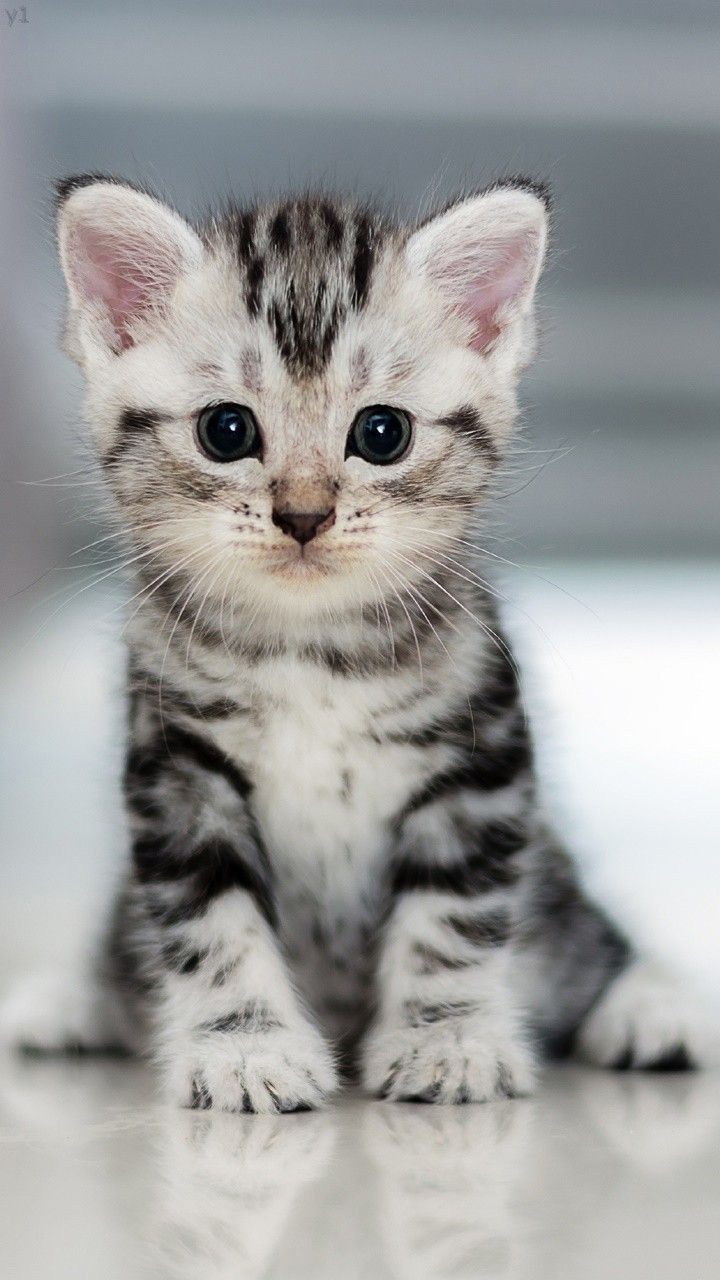
#> input picture lab3/cats/WhatsApp Image 2026-10-01 at 10.54.38 PM.jpeg, 720 x 1280 px, found by its file name
$ jupyter execute --allow-errors Lab_03_Text_and_Image_Features.ipynb   (shell and % lines are left out)
#> lines starting #> are read from the running program, lines starting #| are printed output that depends on the picture
# Laboratory 3 — Transforming Textual and Image Data into a Machine-Understandable Format


---

## Learning Objectives

On completion of this laboratory you will be able to:

1. Explain why raw text and raw images cannot be fed directly to a traditional machine learning algorithm.
2. Apply the **Bag-of-Words** model with `CountVectorizer` to convert a corpus into a numerical document–term matrix.
3. Convert an image into a numerical array of pixel values with **Pillow** and **NumPy**.
4. Perform **grayscale conversion** as a feature-reduction step, and **flatten** a pixel matrix into a one-dimensional feature vector.
5. State precisely **what information each transformation discards**.

## Background

Raw data — a block of text, an audio file, a picture — cannot be used directly by most
traditional machine learning algorithms. Those algorithms require a **numerical, vector-based
input**. *Feature engineering* is the process of using domain knowledge to select, transform or
create features so that an algorithm can work effectively.

Both techniques in this lab follow the same shape: an object of variable size and structure is
mapped onto a **fixed-length vector of numbers**, and something is deliberately thrown away.

```
Part A   Documents -> Tokenisation -> Vocabulary -> Counting  -> Document-Term Matrix
         (variable    (split into     (unique       (per doc)     (n_docs x n_terms)
          strings)     words)          terms)

Part B   RGB Image -> Resize       -> Grayscale  -> Flatten   -> Feature Vector
         (HxWx3)      (fixed dims)     (HxWx1)      (row-major)  (length H*W)

                 both paths end in a fixed-length numeric vector
```

> **Instructor note.** No data files are required. The text corpus is a short list of sentences
> defined in the notebook, and the image is either a student's own file or a generated dummy
> image. The lab therefore runs on any machine, offline.

### Setup and prerequisites

| Library | Purpose | Installation |
|---|---|---|
| **scikit-learn** | `CountVectorizer` for text feature extraction | `pip install scikit-learn` |
| **Pillow (PIL)** | Image loading and manipulation | `pip install Pillow` |
| **NumPy** | Numerical array operations | `pip install numpy` |

---
# Part A — Feature engineering for text data

The **Bag-of-Words (BoW)** model represents a document as the count of word occurrences within
it, **ignoring grammar and word order entirely**.

## Task 3.1 — Vectorising text with `CountVectorizer`

**Goal:** Transform 40 sample documents into a matrix in which each *row* is a document and
each *column* is the count of one unique word (one feature).

[cell 1]
import pandas as pd
from sklearn.feature_extraction.text import CountVectorizer

# 1. Define Sample Text Data (our "corpus")
documents = [
    "The sun is shining today.",
    "The weather is good, the sun is great.",
    "A sunny day is a wonderful day.",
    "Clouds drift slowly across the blue sky.",
    "A gentle breeze cools the warm afternoon.",
    "Rain tapped softly against the window.",
    "Bright flowers opened beside the garden path.",
    "Birds sang from the branches of an old tree.",
    "The morning air felt crisp and fresh.",
    "Dark clouds gathered over the distant hills.",
    "A rainbow appeared after the summer shower.",
    "The lake reflected the golden evening light.",
    "Children played outside during the sunny break.",
    "Leaves rustled in the cool autumn wind.",
    "The forecast calls for clear skies tomorrow.",
    "Snow covered the rooftops through the night.",
    "Warm sunlight filled the quiet kitchen.",
    "Heavy rain flooded the narrow country road.",
    "The coastal fog lifted before noon.",
    "A pale moon rose above the sleeping town.",
    "Thunder rumbled beyond the mountain range.",
    "Fresh snow sparkled under the morning sun.",
    "The fields turned green after several rainy days.",
    "A cool breeze moved through the open window.",
    "Golden leaves covered the walking trail.",
    "The sunrise painted the clouds pink and orange.",
    "Small waves rolled gently onto the sandy shore.",
    "The garden soil stayed damp after the storm.",
    "A flock of geese crossed the cloudy sky.",
    "Summer heat warmed the stones beside the river.",
    "The winter evening arrived early and quietly.",
    "Soft clouds shaded the park in the afternoon.",
    "The first spring flowers appeared near the fence.",
    "A strong wind bent the grass in the meadow.",
    "The rain stopped and sunlight returned at noon.",
    "Morning dew glistened on the green leaves.",
    "A distant lighthouse shone through the sea mist.",
    "The dry path cracked beneath the hot summer sun.",
    "Cool air flowed down from the snowy peaks.",
    "Stars emerged as the clear evening sky darkened."
]

print("--- Raw Text Documents ---")
for i, doc in enumerate(documents):
    print(f"Doc {i+1}: {doc}")

[cell 2]
# 2. Apply Feature Engineering: CountVectorizer (Bag-of-Words)
#    CountVectorizer performs tokenization AND vocabulary building in one step.
vectorizer = CountVectorizer()

# fit_transform learns the vocabulary and converts the documents into feature vectors
X_text = vectorizer.fit_transform(documents)

# 3. Analyze the Results
feature_names = vectorizer.get_feature_names_out()
text_matrix = X_text.toarray()

print("--- Bag-of-Words (BoW) Transformation ---")
print(f"Vocabulary (Features): {feature_names}")
print(f"Shape of Feature Matrix: {text_matrix.shape}   (documents x unique terms)")
print(text_matrix)

[cell 3]
# A DataFrame view, purely so the matrix is readable
df_text = pd.DataFrame(text_matrix, columns=feature_names,
                       index=[f"Doc {i+1}" for i in range(len(documents))])

print("BoW Numerical Feature Matrix (Machine Understandable Format):\n")
display(df_text)

### Expected output

The vocabulary is built from all 40 documents and sorted alphabetically; each row records how many times each vocabulary term occurs in that document. The exact vocabulary and matrix are printed by the cells above, and the matrix has 40 rows.

> ### Note the two silent decisions
>
> `CountVectorizer` **lowercases** every token by default, so *The* and *the* collapse into one feature; and its default token pattern **discards single-character tokens**, so the *"a"* in Document 3 never enters the vocabulary. Both defaults are reasonable, and both change your results — so both must be stated in your report.

[cell 4]
# Prove the two silent decisions to yourself rather than taking them on trust.

print("Is 'a' in the vocabulary? ", 'a' in feature_names)
print("Is 'the' in the vocabulary?", 'the' in feature_names)
print()
print("Default token pattern :", vectorizer.token_pattern)
print("Lowercase enabled     :", vectorizer.lowercase)
print()
print("The token pattern requires 2+ word characters, which is why 'a' is dropped.")

[cell 5]
# Sparsity: how much of this matrix is zero? This is the defining property of BoW.
total_cells = text_matrix.size   # total cells = number of documents x number of vocabulary terms
zero_cells = (text_matrix == 0).sum()

print(f"Matrix cells : {total_cells}")
print(f"Zero cells   : {zero_cells}")
print(f"Sparsity     : {zero_cells / total_cells:.1%}")
print()
print("With a real corpus of 20,000 documents this figure exceeds 99%,")
print("which is why scikit-learn returns a SPARSE matrix, not a dense array.")
print("Type returned by fit_transform:", type(X_text))

## Discussion questions (Part A)

Answer these in the Markdown cell below.

1. What does each **column** in the resulting matrix represent?
2. In this specific numerical matrix, what is the *machine-understandable format*?
3. How is this format an **oversimplification** of the original text data? (Consider what information has been lost.)

**Your answers (Part A):**

1. *(Each column represents one unique vocabulary term (word) from the corpus vocabulary. The integer value in that column for a given document row records how many times that term appears in the document. A zero means the word does not appear in that document.)*

2. *(The machine-understandable format is a fixed-length integer vector of word counts known as the Document-Term Matrix (DTM). Every document maps to the same vector space, so any numerical algorithm can operate on it without knowing anything about language.)*

3. *(BoW is an oversimplification in at least three ways:

Word order is discarded: 'dog bites man' and 'man bites dog' produce identical count vectors even though their meaning is opposite.
Semantics are ignored: synonyms such as good and great are separate, unrelated features with no indicated similarity.
Context and negation are lost: the phrase 'not good' adds one count to 'not' and one to 'good'; the negative relationship between them is invisible to the model.)*

---

---
# Part B — Feature engineering for image data

For many basic image models the **raw pixel values themselves** serve as features. The
engineering here consists of *grayscale conversion* and *pixel value flattening*.

## Task 3.2 — Converting and flattening image pixels

**Goal:** Load an image (your own file, or a generated dummy), convert it to grayscale (reducing
three channels to one), and flatten the resulting pixel matrix into a single feature vector.

[cell 6]
import numpy as np
from PIL import Image
import os

# --- Configuration for image loading ------------------------------------
# Set to None to use a dummy image, or to a path string for your own image.
#   e.g. 'my_image.png'  or  'C:/Users/You/Pictures/photo.jpg'
image_file_path = "C:/al lab/lab3/cats/WhatsApp Image 2026-10-01 at 10.54.38 PM.jpeg"

# 1. Load Image or Create a Dummy Image
original_image = None
if image_file_path and os.path.exists(image_file_path):
    try:
        original_image = Image.open(image_file_path)
#> original_image is the input picture: PIL image 720x1280 RGB; mean R, G, B 156.6, 157, 156.1
        print(f"--- Loaded Image from File: {image_file_path} ---")
    except Exception as e:
        print(f"Error loading image from {image_file_path}: {e}")
        dummy = np.random.randint(0, 256, size=(100, 100, 3), dtype=np.uint8)
        original_image = Image.fromarray(dummy, 'RGB')
        print("--- Created Dummy Image (100x100 RGB) ---")
else:
    print("No valid image file path provided or file not found.")
    dummy = np.random.randint(0, 256, size=(100, 100, 3), dtype=np.uint8)
    original_image = Image.fromarray(dummy, 'RGB')
    print("--- Created Dummy Image (100x100 RGB) ---")

# Ensure a consistent 3-channel representation
original_image = original_image.convert('RGB')
original_image_array = np.array(original_image)

h, w, c = original_image_array.shape
#> h = 1280; w = 720; c = 3
print(f"Original Image Size (H, W, Channels): {original_image_array.shape}")
#| Original Image Size (H, W, Channels): (1280, 720, 3)
print(f"Total Features (Pixels) in RGB: {h * w * c}")
#| Total Features (Pixels) in RGB: 2764800

[cell 7]
# 2. Feature Engineering step 1: Grayscale Conversion ('L' mode = luminance)
grayscale_image = original_image.convert('L')
grayscale_array = np.array(grayscale_image)

print("--- Grayscale Conversion (Feature Reduction) ---")
print(f"Grayscale Image Size (H, W): {grayscale_array.shape}")
#| Grayscale Image Size (H, W): (1280, 720)
print(f"Total Features (Pixels) after Grayscale: {grayscale_array.size}")
#| Total Features (Pixels) after Grayscale: 921600
print()
print(f"Reduction factor: {(h * w * c) / grayscale_array.size:.0f}x fewer features")
#| Reduction factor: 3x fewer features

[cell 8]
# 3. Feature Engineering step 2: Pixel Flattening (2D matrix -> 1D vector)
flattened_features = grayscale_array.flatten()

print("--- Pixel Flattening (Vectorization) ---")
print(f"Flattened Feature Vector Shape: {flattened_features.shape}")
#| Flattened Feature Vector Shape: (921600,)
print()
print("First 10 Features (Pixel Values) in Machine Understandable Format:")
print(flattened_features[:10])
#| [154 150 150 152 152 148 148 151 147 146]
print()
print(f"Data Type of Final Features: {flattened_features.dtype}")
#| Data Type of Final Features: uint8

[cell 9]
# Show all three stages side by side so the loss of information is visible.
import matplotlib.pyplot as plt

fig, axes = plt.subplots(1, 3, figsize=(14, 4))

axes[0].imshow(original_image)
axes[0].set_title(f"1. Original RGB\n{h}x{w}x{c} = {h*w*c:,} features")
axes[0].axis('off')

axes[1].imshow(grayscale_image, cmap='gray')
axes[1].set_title(f"2. Grayscale\n{h}x{w} = {h*w:,} features")
axes[1].axis('off')

# A 1-D vector drawn as a single row of pixels
axes[2].imshow(flattened_features[:2000].reshape(1, -1), cmap='gray', aspect='auto')
axes[2].set_title(f"3. Flattened vector\n(first 2,000 of {flattened_features.size:,})")
axes[2].set_yticks([])

plt.tight_layout()
plt.show()
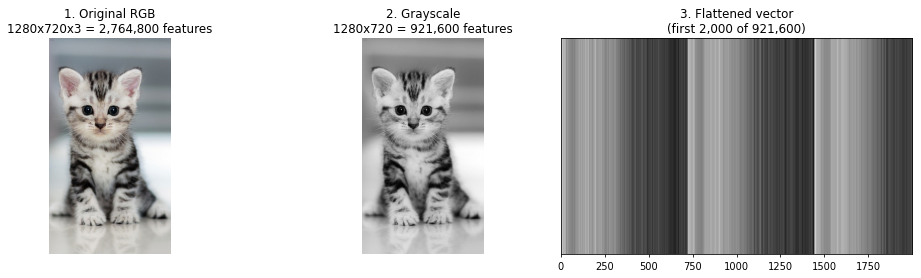
#> figure drawn by matplotlib, 3 panels

### Expected output (dummy image)

```
--- Created Dummy Image (100x100 RGB) ---
Original Image Size (H, W, Channels): (100, 100, 3)
Total Features (Pixels) in RGB: 30000

--- Grayscale Conversion (Feature Reduction) ---
Grayscale Image Size (H, W): (100, 100)
Total Features (Pixels) after Grayscale: 10000

--- Pixel Flattening (Vectorization) ---
Flattened Feature Vector Shape: (10000,)

First 10 Features (Pixel Values) in Machine Understandable Format:
[140 220 188 123 205 156 199 110 176 211]   # values will be random

Data Type of Final Features: uint8
```

> ### Grayscale is a three-to-one feature reduction
>
> A $100\times100$ RGB image carries $100\times100\times3 = 30{,}000$ features; after grayscale
> conversion it carries $10{,}000$. **Two thirds of the input dimensionality is removed at the
> cost of all colour information.** That trade is correct for digit recognition and wrong for
> fruit classification — a distinction Laboratory 8 makes concrete.

## Discussion questions (Part B)

1. Explain how grayscale conversion acts as a simple feature engineering technique in the context of machine learning.
2. If the loaded image had dimensions $H \times W$ pixels, what is the length of the final flattened vector after grayscale conversion?
3. Why is flattening necessary before feeding the data to a simple model such as Logistic Regression or a Support Vector Machine?
4. What is the advantage of **resizing all images to a consistent size** (e.g. $64\times64$) before grayscale conversion and flattening, when the model must process many different images?

**Your answers (Part B):**

1. *(Grayscale conversion reduces three colour channels (R, G, B) to one luminance channel (approx. 0.299R + 0.587G + 0.114B). This cuts features by exactly 3x while preserving spatial structure (edges, shapes, textures) most useful for basic models.)*

2. *(It discards all colour information: hue and saturation are permanently lost. A red car and a blue car become indistinguishable after this step.)*

3. *(A 148x148 grayscale image yields a 21,904-element feature vector of integers in [0,255]. Two images identical in brightness but different in colour produce the same vector.)*

4. *(Flattening destroys spatial locality. Adjacent pixels in the 2D image can be far apart in the 1D vector. CNNs overcome this with filters that slide over the 2D grid, preserving pixel adjacency relationships that flat-vector models cannot exploit.)*

---

---
# Home-Lab Exercises

**Exercise 1.** Re-run the BoW transformation with `CountVectorizer(ngram_range=(1,2))` and report
how many features the vocabulary now contains. Explain the growth.

**Exercise 2.** Add a fourth document that repeats the word *sun* five times. Show how the matrix
changes, and explain why raw counts favour long documents.

**Exercise 3.** Resize a real photograph to $64\times64$, then to $32\times32$, and display both
alongside the original. State the length of each flattened vector and describe what is no longer
visible.

**Exercise 4.** Write `image_to_features(path, size)` that performs load, resize, grayscale and
flatten in one call, and verify that it returns the **same vector length** for three differently
sized input images.

exercise 1

[cell 10]
# Exercise 1: BoW with bigrams
from sklearn.feature_extraction.text import CountVectorizer
import pandas as pd

documents = [
    "The sun is shining today.",
    "The weather is good, the sun is great.",
    "A sunny day is a wonderful day."
]

vec_uni = CountVectorizer()
vec_bi  = CountVectorizer(ngram_range=(1,2))
X_uni = vec_uni.fit_transform(documents)
X_bi  = vec_bi.fit_transform(documents)

print(f'Unigrams only     : {X_uni.shape[1]} features')
print(f'Unigrams+Bigrams  : {X_bi.shape[1]} features')
print(f'New bigrams added : {X_bi.shape[1] - X_uni.shape[1]}')
print()
new_bigrams = sorted(set(vec_bi.get_feature_names_out()) - set(vec_uni.get_feature_names_out()))
print('New bigram tokens:', new_bigrams)

exercise 2

[cell 11]
# Exercise 2: Add 4th document repeating 'sun' x5
documents4 = documents + ['Sun sun sun sun sun.']
vec4 = CountVectorizer()
X4   = vec4.fit_transform(documents4)
mat4 = X4.toarray()
feat4 = vec4.get_feature_names_out()

df4 = pd.DataFrame(mat4, columns=feat4,
                   index=[f'Doc {i+1}' for i in range(len(documents4))])
print('Updated Document-Term Matrix (4 docs):')
display(df4)
print(f"\nDoc 4 'sun' count: {mat4[3, list(feat4).index('sun')]}")
print('Observe: Doc 4 dominates the sun column despite being semantically vacuous.')

exercise 3

[cell 12]
# Exercise 3: Resize to 64x64 and 32x32
from PIL import Image
import numpy as np
import matplotlib.pyplot as plt

img_path = "C:/al lab/lab3/cats/WhatsApp Image 2026-10-01 at 10.54.38 PM.jpeg"
orig = Image.open(img_path).convert("L")
img64 = orig.resize((64, 64))
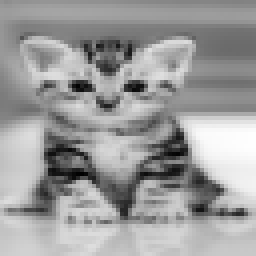
#> img64: PIL image 64x64 L (shown 4 times larger); min 0, max 254, mean 156.8
img32 = orig.resize((32, 32))
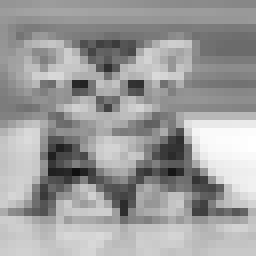
#> img32: PIL image 32x32 L (shown 8 times larger); min 17, max 254, mean 156.8

arr_orig = np.array(orig)
arr64 = np.array(img64)
arr32 = np.array(img32)

print(f"Original  {arr_orig.shape}  -> {arr_orig.size:,} features")
#| Original  (1280, 720)  -> 921,600 features
print(f"64x64     {arr64.shape}  -> {arr64.size:,} features")
#| 64x64     (64, 64)  -> 4,096 features
print(f"32x32     {arr32.shape} -> {arr32.size:,} features")
#| 32x32     (32, 32) -> 1,024 features

fig, axes = plt.subplots(1, 3, figsize=(12, 4))
for ax, arr, title in zip(
    axes,
    [arr_orig, arr64, arr32],
    [
        f"Original ({arr_orig.shape[0]}x{arr_orig.shape[1]})\n{arr_orig.size:,} features",
        f"64x64\n{arr64.size:,} features",
        f"32x32\n{arr32.size:,} features",
    ],
):
    ax.imshow(arr, cmap="gray")
    ax.set_title(title, fontsize=10)
    ax.axis("off")
#> this loop made 3 passes
fig.suptitle("Image Resize Comparison", fontsize=12, weight="bold")
plt.tight_layout()
plt.show()
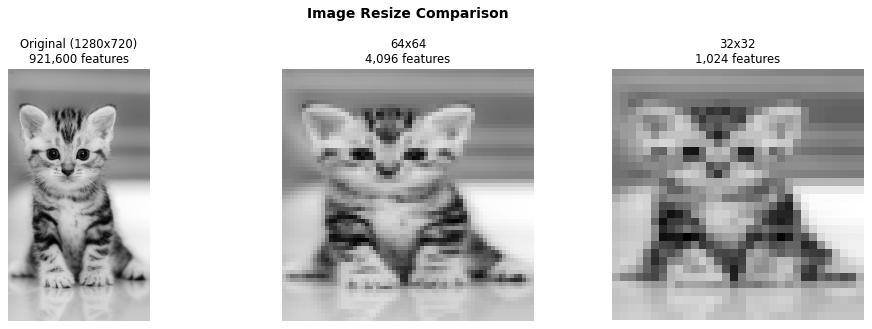
#> figure drawn by matplotlib, 3 panels

exercise 4

---
# Home Assignment

Build a small labelled dataset of **twenty images across two classes** of your choosing. Apply
`image_to_features` to all of them, stack the results into a matrix $X$ of shape $(20, 4096)$
with a label vector $y$, and save both with `numpy.savez`.

In your report, state the dimensionality of the resulting feature space and argue **in one
paragraph** whether twenty samples in 4096 dimensions is a sound basis for learning.

[cell 13]
# --- Home assignment: two-class image feature matrix ----------------
# Uses the existing cats/ and Dogs/ folders in lab3.

from pathlib import Path
import numpy as np
import pandas as pd
import matplotlib.pyplot as plt
from PIL import Image

TARGET_SIZE = (64, 64)

cwd = Path.cwd()
IMAGE_ROOT = cwd if (cwd / "cats").is_dir() else cwd / "lab3"
CAT_DIR = IMAGE_ROOT / "cats"
DOG_DIR = IMAGE_ROOT / "Dogs"
if not DOG_DIR.is_dir():
    DOG_DIR = IMAGE_ROOT / "dogs"


def load_class(folder, label):
#> called with label = 'cat'
    rows = []
    for path in sorted(folder.iterdir()):
        if not path.is_file() or path.suffix.lower() not in {".jpg", ".jpeg", ".png"}:
            continue
        with Image.open(path) as image:
            gray = np.asarray(image.convert("L").resize(TARGET_SIZE), dtype=np.float32).flatten() / 255.0
#> gray = 4096 values, max 0.996 at index 2174, min 0 at index 2772, mean 0.615
        rows.append({"label": label, "filename": path.name, "features": gray})
    return rows


#> (the rest of this cell did not finish here and is left out)

if not records:
    raise FileNotFoundError(f"No supported images found in {CAT_DIR} or {DOG_DIR}.")

labels = [record["label"] for record in records]
feature_mat = np.stack([record["features"] for record in records])

print(f"Cat images: {sum(label == 'cat' for label in labels)}")
print(f"Dog images: {sum(label == 'dog' for label in labels)}")
print(f"Classes: {set(labels)}")
print(f"Samples: {len(labels)}")
print(f"Features per sample: {feature_mat.shape[1]:,}")
print(f"Feature matrix shape: {feature_mat.shape}")

# Save the feature matrix and labels for reuse.
np.savez(IMAGE_ROOT / "cats_dogs_features.npz", X=feature_mat, y=np.asarray(labels))
print(f"Saved dataset: {IMAGE_ROOT / 'cats_dogs_features.npz'}")

df = pd.DataFrame({"label": labels, "mean_intensity": feature_mat.mean(axis=1)})
summ = df.groupby("label")["mean_intensity"].agg(["mean", "std"])
display(summ.round(3))

fig, ax = plt.subplots(figsize=(6, 4))
positions = np.arange(len(summ))
bars = ax.bar(
    positions,
    summ["mean"],
    0.5,
    yerr=summ["std"].fillna(0),
    capsize=5,
    color=["#5BA4CF" if label == "cat" else "#E07B54" for label in summ.index],
    alpha=0.85,
)
ax.set_xticks(positions)
ax.set_xticklabels(summ.index, fontsize=12)
ax.set_ylabel("Mean normalised pixel intensity")
ax.set_ylim(0, 1)
ax.set_title("Mean Greyscale Intensity by Class")
ax.grid(True, axis="y", alpha=0.4)
for bar, (_, row) in zip(bars, summ.iterrows()):
    ax.text(
        bar.get_x() + bar.get_width() / 2,
        bar.get_height() + (0 if pd.isna(row["std"]) else row["std"]) + 0.01,
        f"{bar.get_height():.3f}",
        ha="center",
        va="bottom",
    )
plt.tight_layout()
plt.show()
